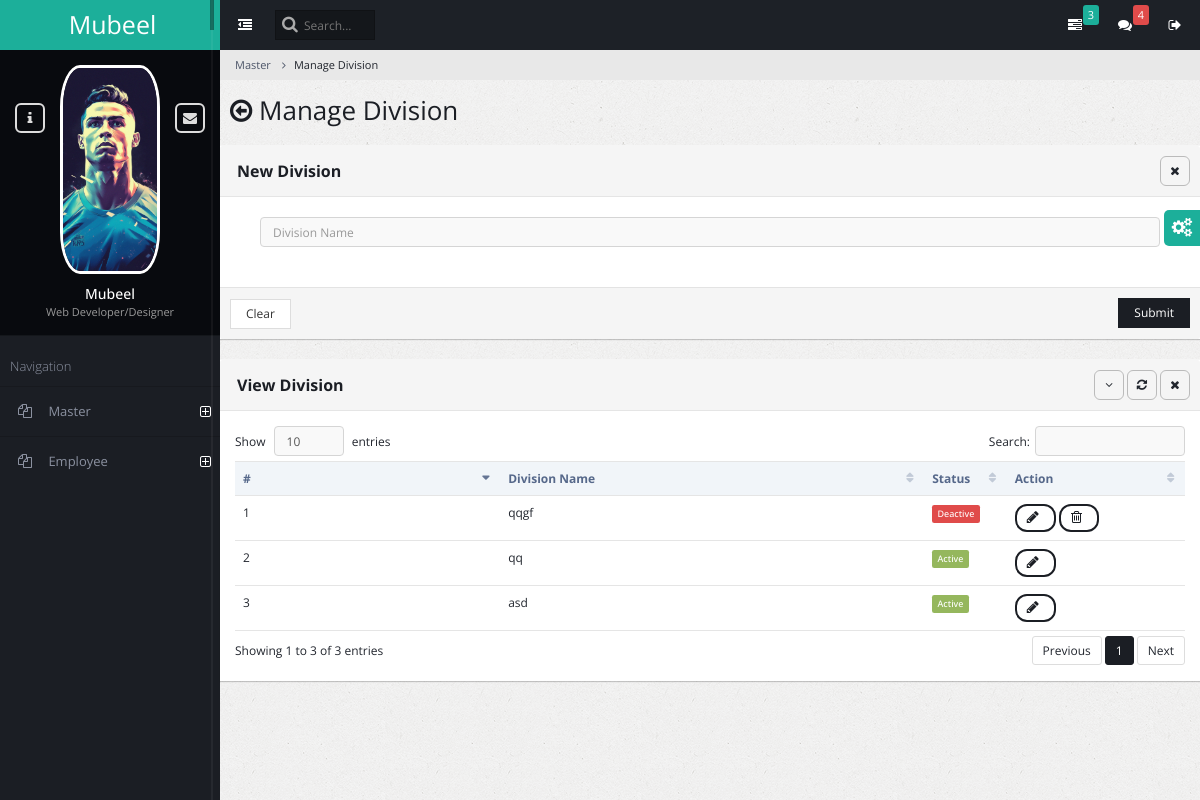
The app's page /ad_division_manage, older data.
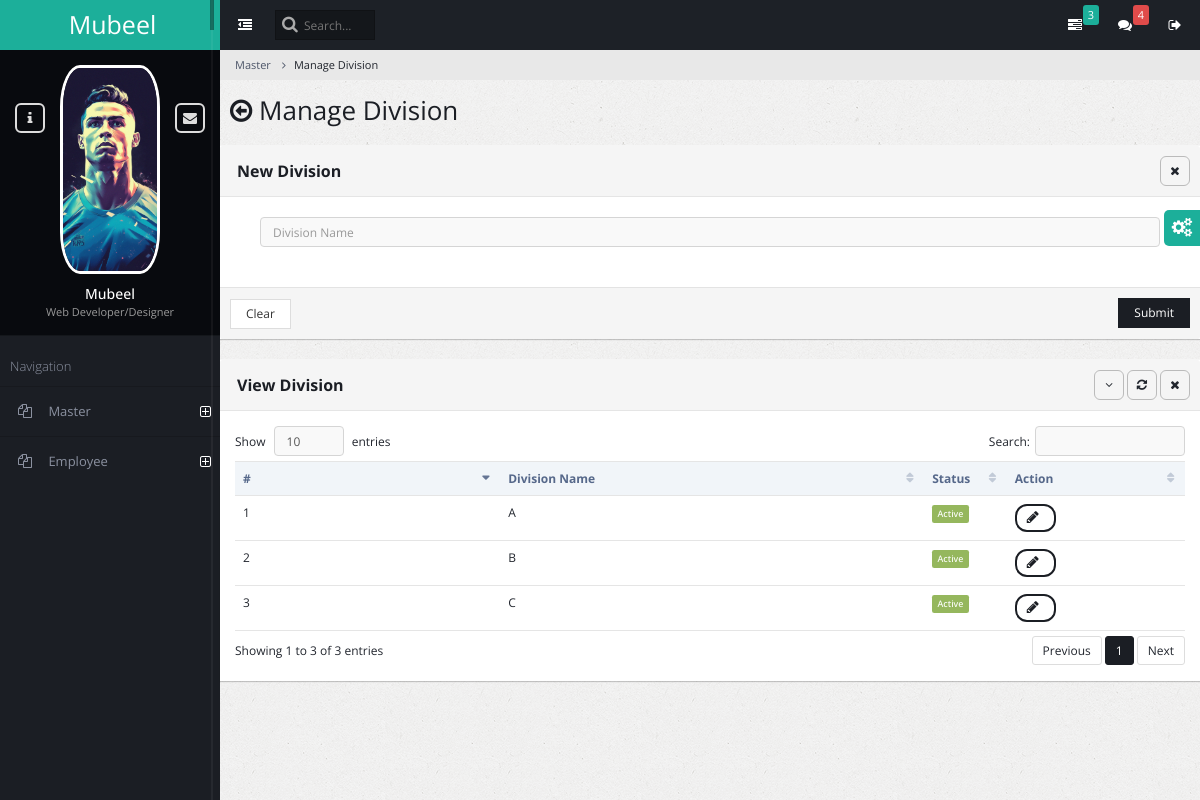
The same page, newer data.
### admin_master/models.py (models this page shows)
class AmsDivision(models.Model):
    division_name = models.CharField(max_length=150)
    status = models.BooleanField(default=True)

### admin_master/views.py (the view, shortened to what this page needs)
# urls.py: path('ad_division_manage', views.admin_division_manage, name='admin_division_manage'),
def admin_division_manage(request):
    ams_divisions = AmsDivision.objects.all()
    return render(request, 'admin_master_division_manage.html', {'ams_divisions': ams_divisions})

### admin_master/templates/admin_master_division_manage.html (shortened to what this page needs)
{% extends "base.html" %}
{% block content %}
<ul class="breadcrumb">
    <li><a href="#">Master</a></li>
    <li class="active">Manage Division</li>
</ul>
<div class="content-frame-top">
    <div class="page-title">
        <h2><span class="fa fa-arrow-circle-o-left"></span> Manage Division</h2>
    </div>
</div>
<form method="post" action="{% url 'admin_division_manage' %}">
<div class="panel panel-default">
    <div class="panel-heading ui-draggable-handle">
        <h1 class="panel-title"><strong></strong><b>New Division</b></h1>
        <ul class="panel-controls">
            <li><a href="#" class="panel-remove"><span class="fa fa-times"></span></a></li>
        </ul>
    </div>
    <div class="panel-body">
        <div class="block">
            <div class="col-md-12">
                <div>
                    <input type="text" placeholder="Division Name" name="division_name" required class="form-control">
                </div>
            </div>
        </div>
    </div>
    <div class="panel-footer">
        <input type="reset" class="btn btn-default" value="Clear">
        <button class="btn btn-primary pull-right">Submit</button>
    </div>
</div>
</form>
<div class="panel panel-default">
    <div class="panel-heading ui-draggable-handle">
        <h1 class="panel-title"><b>View Division</b></h1>
        <ul class="panel-controls">
            <li><a href="#" class="panel-collapse"><span class="fa fa-angle-down"></span></a></li>
            <li><a href="#" class="panel-refresh"><span class="fa fa-refresh"></span></a></li>
            <li><a href="#" class="panel-remove"><span class="fa fa-times"></span></a></li>
        </ul>
    </div>
    <div class="panel-body">
        <table class="table datatable dataTable no-footer" id="DataTables_Table_0" role="grid" aria-describedby="DataTables_Table_0_info">
            <thead>
                <tr role="row"><th class="sorting_asc" tabindex="0" aria-controls="DataTables_Table_0" rowspan="1" colspan="1" aria-sort="ascending" aria-label="Name: activate to sort column ascending" style="width: 198px;">#</th><th class="sorting" tabindex="0" aria-controls="DataTables_Table_0" rowspan="1" colspan="1" aria-label="Position: activate to sort column ascending" style="width: 309px;">Division Name</th><th class="sorting" tabindex="0" aria-controls="DataTables_Table_0" rowspan="1" colspan="1" aria-label="Age: activate to sort column ascending" style="width: 70px;">Status</th><th class="sorting" tabindex="0" aria-controls="DataTables_Table_0" rowspan="1" colspan="1" aria-label="Start date: activate to sort column ascending" style="width: 137px;">Action</th></tr>
            </thead>
            <tbody>
                {% for ams_division in ams_divisions %}
                <tr id="{{ams_division.id}}" >
                    <td>{{ forloop.counter }}</td>
                    <td>{{ ams_division.division_name }}</td>
                    <td>
                        {% if ams_division.status %}
                            <span class="label label-success">Active</span>
                        {% else %}
                            <span class="label label-danger">Deactive</span>
                        {% endif %}
                    </td>
                    <td>
                        <button class="btn btn-primary btn-rounded" onClick="edit_divsrow({{ ams_division.id }});" data-toggle="modal" data-target="#modal_basic">
                            <span id="spinner{{ams_division.id}}" class="fa fa-pencil"></span>
                        </button>
                        {% if not ams_division.status %}
                        <button class="btn btn-primary btn-rounded" onClick="delete_divsrow1({{ ams_division.id }});">
                            <span class="fa fa-trash-o"></span>
                        </button>
                        {% endif %}
                    </td>
                </tr>
                {% endfor %}
            </tbody>
        </table>
    </div>
</div>
{% endblock content %}

Row changes from the older to the newer data that the page shows:
changed AmsDivision (number 1 of 3 on the later page): division_name "qqgf" → "A"; status "Deactive" → "Active"
changed AmsDivision (number 2 of 3 on the later page): division_name "qq" → "B"
changed AmsDivision (number 3 of 3 on the later page): division_name "asd" → "C"
